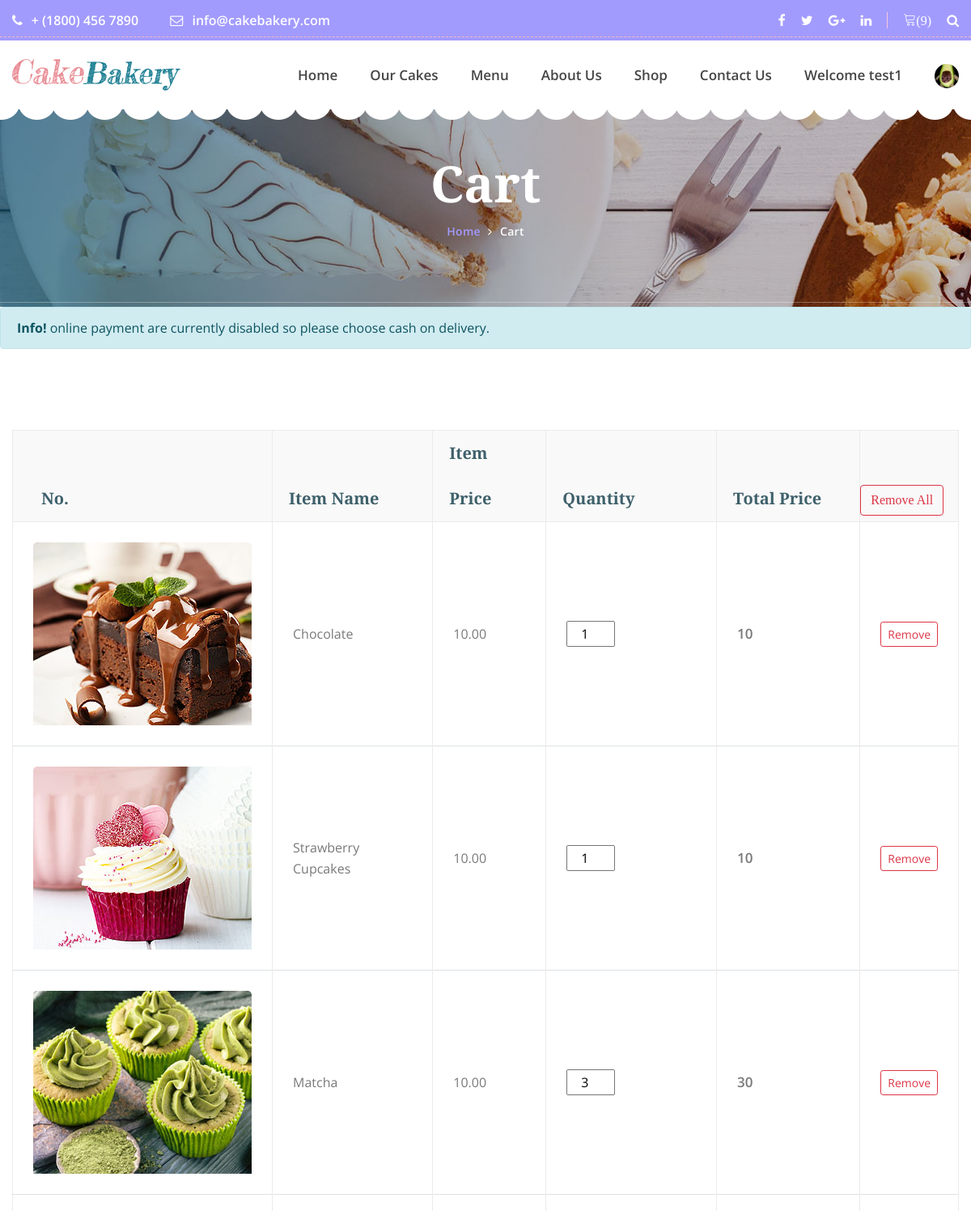
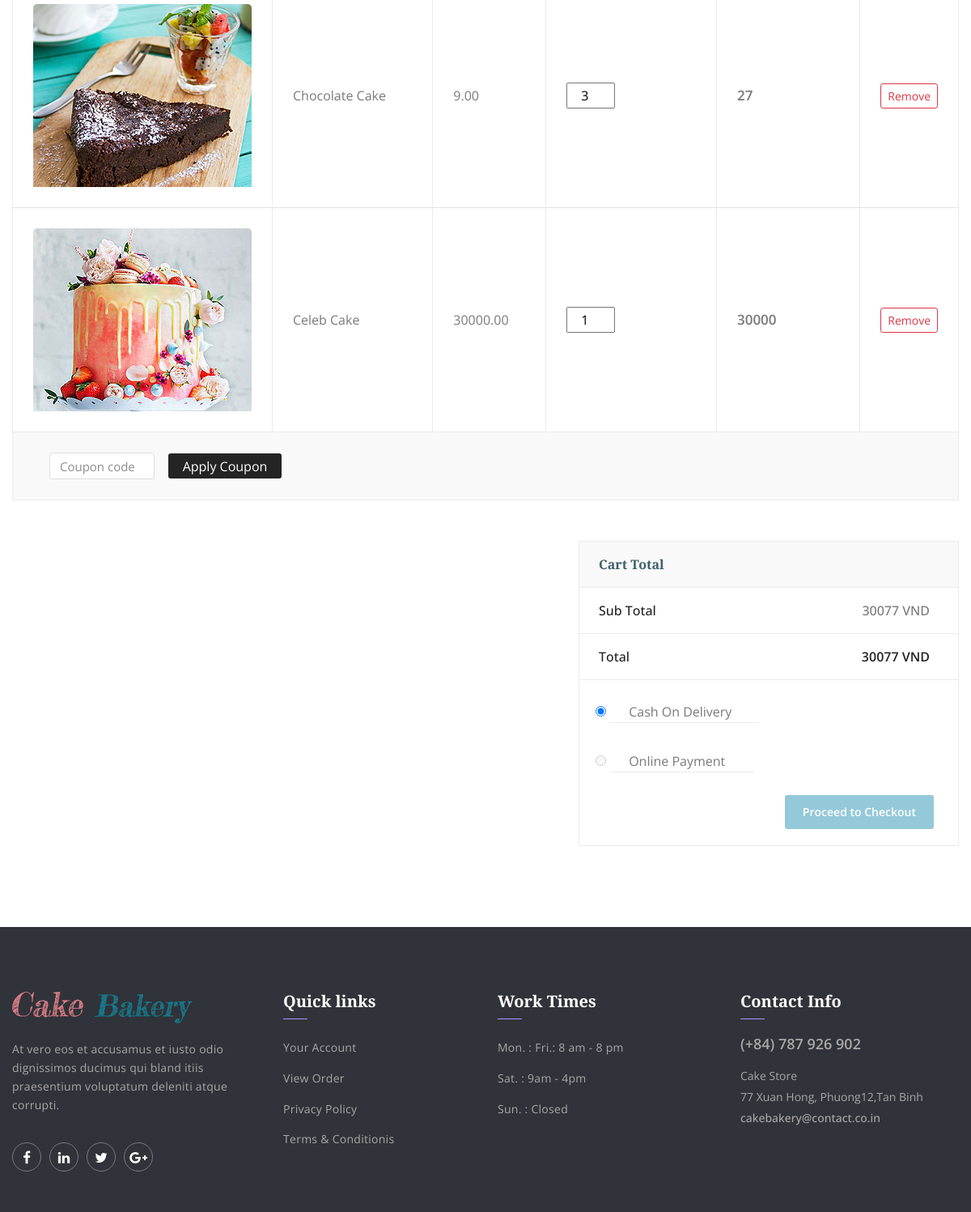
The page /viewCart.php (signed in) on the database its author committed (2 pictures, top to bottom).
### tables this page shows
CREATE TABLE `viewcart` (
  `cartItemId` int(11) NOT NULL,
  `cakeId` int(11) NOT NULL,
  `itemQuantity` int(100) NOT NULL,
  `userId` int(11) NOT NULL,
  `addedDate` datetime NOT NULL DEFAULT current_timestamp()
);

CREATE TABLE `cake` (
  `cakeId` int(12) NOT NULL,
  `cakeName` varchar(255) NOT NULL,
  `cakePrice` decimal(10,2) NOT NULL,
  `cakeDesc` text NOT NULL,
  `cakeCategorieId` int(12) NOT NULL,
  `cakePubDate` datetime NOT NULL DEFAULT current_timestamp()
);

### viewCart.php (the view, shortened to what this page needs)
<?php include 'partials/_dbconnect.php';?>
<?php require 'partials/_nav.php' ?>
!--================End Main Header Area =================-->
<section style="margin-top: 50px;" class="banner_area">
        	<div class="container">
        		<div class="banner_text">
        			<h3>Cart</h3>
        			<ul>
        				<li><a href="index.html">Home</a></li>
        				<li><a href="cart.html">Cart</a></li>
        			</ul>
        		</div>
        	</div>
        </section>
<body>
    <?php
    if($loggedin){
    ?>
            <div class="alert alert-info mb-0" style="width: -webkit-fill-available;">
              <strong>Info!</strong> online payment are currently disabled so please choose cash on delivery.
            </div>
            <section id="cont" class="cart_table_area p_100">
        	<div class="container" >
				<div class="table-responsive">
					<table class="table">
						<thead>
							<tr>
                                <th scope="col">No.</th>
                                <th scope="col">Item Name</th>
                                <th scope="col">Item Price</th>
                                <th scope="col">Quantity</th>
                                <th scope="col">Total Price</th>
                                <th scope="col">
                                    <form action="partials/_manageCart.php" method="POST">
                                        <button name="removeAllItem" class="btn btn-primary btn-outline-danger">Remove All</button>
                                        <input type="hidden" name="userId" value="<?php $userId = $_SESSION['userId']; echo $userId ?>">
                                    </form>
                                </th>
							</tr>
						</thead>
						<tbody>
                        <?php
                                $sql = "SELECT * FROM `viewcart` WHERE `userId`= $userId";
                                $result = mysqli_query($conn, $sql);
                                $totalPrice = 0;
                                while($row = mysqli_fetch_assoc($result)){
                                    $cakeId = $row['cakeId'];
                                    $Quantity = $row['itemQuantity'];
                                    $mysql = "SELECT * FROM `cake` WHERE cakeId = $cakeId";
                                    $myresult = mysqli_query($conn, $mysql);
                                    $myrow = mysqli_fetch_assoc($myresult);
                                    $cakeName = $myrow['cakeName'];
                                    $cakePrice = $myrow['cakePrice'];
                                    $total = $cakePrice * $Quantity;
                                    $totalPrice = $totalPrice + $total;
                                    echo '<tr>
                                            <td><img src="img/cake-'.$cakeId. '.jpg" alt="image for this cake"></td>
                                            <td>' . $cakeName . '</td>
                                            <td>' . $cakePrice . '</td>
                                            <td>
                                                <form id="frm' . $cakeId . '">
                                                    <input type="hidden" name="cakeId" value="' . $cakeId . '">
                                                    <input type="number" name="quantity" value="' . $Quantity . '" class="text-center" onchange="updateCart(' . $cakeId . ')" onkeyup="return false" style="width:60px" min=1 oninput="check(this)" onClick="this.select();">
                                                </form>
                                            </td>
                                            <td>' . $total . '</td>
                                            <td>
                                                <form action="partials/_manageCart.php" method="POST">
                                                    <button name="removeItem" class="btn btn-sm btn-outline-danger">Remove</button>
                                                    <input type="hidden" name="itemId" value="'.$cakeId. '">
                                                </form>
                                            </td>
                                        </tr>';
                                }
                                    ?>
							<tr>
								<td>
									<form class="form-inline">
										<div class="form-group">
											<input type="text" class="form-control" placeholder="Coupon code">
										</div>
										<button type="submit" class="btn">Apply Coupon</button>
									</form>
								</td>
								<td></td>
								<td></td>
								<td></td>
								<td></td>
								<td></td>
							</tr>
						</tbody>
					</table>
				</div>
       			<div class="row cart_total_inner">
        			<div class="col-lg-7"></div>
        			<div class="col-lg-5">
        				<div class="cart_total_text">
        					<div class="cart_head">
        						Cart Total
        					</div>
        					<div class="sub_total">
        						<h5>Sub Total <span><?php echo $totalPrice ?> VND</span></h5>
        					</div>
        					<div class="total">
        						<h4>Total <span><?php echo $totalPrice ?> VND</span></h4>
        					</div>
                            <br>
                            <div class="form-check">
                            <input class="total" type="radio" name="flexRadioDefault" checked id="flexRadioDefault1">
                            <label class="total" for="flexRadioDefault1">
                            Cash On Delivery
                            </label>
                            </div>
                            <br>
                            <div class="form-check">
                            <input class="total" type="radio" name="flexRadioDefault" id="flexRadioDefault2"  disabled>
                            <label class="total" for="flexRadioDefault2">
                            Online Payment
                            </label>
                            </div>
        					<div class="cart_footer">
        						<a class="pest_btn" data-toggle="modal" data-target="#checkoutModal" href="#">Proceed to Checkout</a>
        					</div>
        				</div>
        			</div>
        		</div>
        	</div>
        </section>
    <?php
    }
    else {
        echo '<div class="container" style="min-height : 610px;">
        <div class="alert alert-info my-3">
            <font style="font-size:22px"><center>Before checkout you need to <strong><a class="alert-link" data-toggle="modal" data-target="#loginModal">Login</a></strong></center></font>
        </div></div>';
    }
    ?>
    <?php require 'partials/_footer.php' ?>
</body>
</html>

### rows shown on the page
viewcart: shows a picture, cakeId.cakeName "Chocolate", cakeId.cakePrice "10.00", quantity "1", total "10"
viewcart: shows a picture, cakeId.cakeName "Strawberry Cupcakes", cakeId.cakePrice "10.00", quantity "1", total "10"
viewcart: shows a picture, cakeId.cakeName "Matcha", cakeId.cakePrice "10.00", quantity "3", total "30"
viewcart: shows a picture, cakeId.cakeName "Chocolate Cake", cakeId.cakePrice "9.00", quantity "3", total "27"
viewcart: shows a picture, cakeId.cakeName "Celeb Cake", cakeId.cakePrice "30000.00", quantity "1", total "30000"

### other values the page prints
$count "9"
$username "test1"
$totalPrice "30077"
